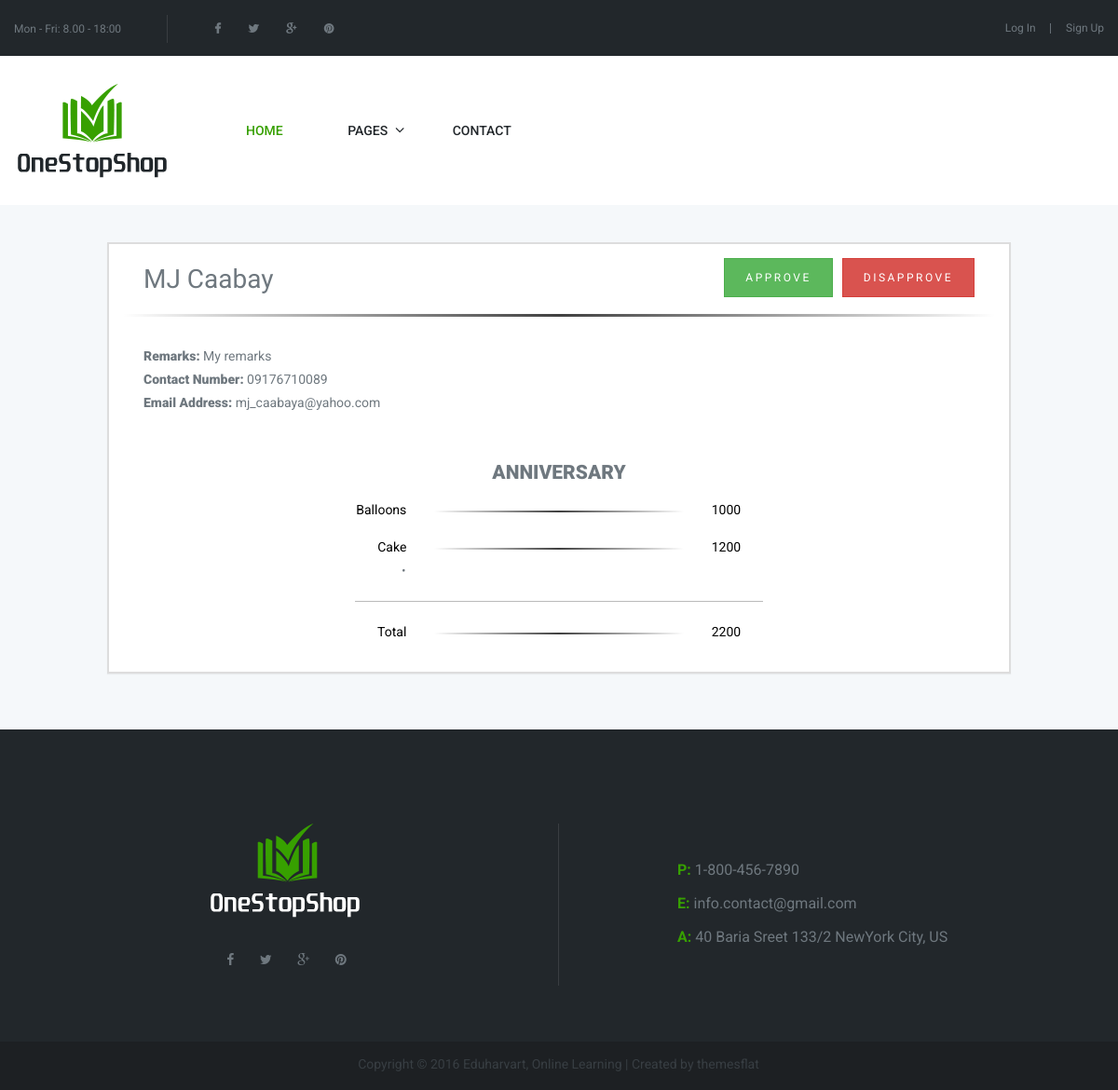
The app's page /org-view.php?id=13 with its own data.
### tables this page shows
CREATE TABLE `bookings` (
  `id` bigint(20) NOT NULL,
  `date_from` date DEFAULT NULL,
  `date_to` date DEFAULT NULL,
  `client_event_id` bigint(20) NOT NULL,
  `customer_id` bigint(20) DEFAULT '0',
  `remarks` text,
  `created_at` datetime NOT NULL DEFAULT CURRENT_TIMESTAMP,
  `updated_at` datetime NOT NULL DEFAULT CURRENT_TIMESTAMP,
  `status_id` int(11) NOT NULL,
  `total_amount` double DEFAULT '0',
  `approval_type_id` int(11) NOT NULL
);

CREATE TABLE `client_infos` (
  `id` bigint(20) NOT NULL,
  `first_name` varchar(255) DEFAULT NULL,
  `middle_name` varchar(255) DEFAULT NULL,
  `last_name` varchar(255) DEFAULT NULL,
  `email_address` varchar(255) DEFAULT NULL,
  `mobile_number` varchar(255) DEFAULT NULL,
  `client_id` bigint(20) NOT NULL,
  `created_at` datetime NOT NULL DEFAULT CURRENT_TIMESTAMP,
  `updated_at` datetime NOT NULL DEFAULT CURRENT_TIMESTAMP
);

CREATE TABLE `event_types` (
  `id` bigint(20) NOT NULL,
  `type` varchar(255) DEFAULT NULL,
  `created_at` datetime NOT NULL DEFAULT CURRENT_TIMESTAMP,
  `updated_at` datetime NOT NULL DEFAULT CURRENT_TIMESTAMP
);

CREATE TABLE `booking_summaries` (
  `id` bigint(20) NOT NULL,
  `booking_id` bigint(20) DEFAULT '0',
  `client_event_package_id` bigint(20) DEFAULT '0',
  `client_supplier_id` bigint(20) DEFAULT '0',
  `created_at` datetime NOT NULL DEFAULT CURRENT_TIMESTAMP,
  `updated_at` datetime NOT NULL DEFAULT CURRENT_TIMESTAMP
);

CREATE TABLE `client_event_packages` (
  `id` bigint(20) NOT NULL,
  `name` text,
  `client_event_id` bigint(20) NOT NULL,
  `amount` double NOT NULL DEFAULT '0',
  `created_at` datetime NOT NULL DEFAULT CURRENT_TIMESTAMP,
  `updated_at` datetime NOT NULL DEFAULT CURRENT_TIMESTAMP
);

### org-view.php (the view, shortened to what this page needs)
<?php
    include "include/configuration.php";
    $bid = $_GET['id'];
    $selBooking = "select * from bookings inner join (clients inner join client_infos on client_infos.client_id = clients.id) on clients.id = bookings.customer_id inner join (client_events inner join event_types on event_types.id = client_events.event_type_id) on client_events.id = bookings.client_event_id where bookings.id = " . $bid;
    $rsBooking = mysqli_query($mysqli, $selBooking);
    $rowBooking = mysqli_fetch_assoc($rsBooking);
?>
<!DOCTYPE html>
<html xmlns="http://www.w3.org/1999/xhtml" xml:lang="en-US" lang="en-US">
<head>
    <?php include('_head.php') ?>
</head>
<body>
    <div class="boxed position_form">
    <?php include("_header.php"); ?>
        <section class="flat-row bg-theme custom pt-40 pb-40 wrap-price-post">
            <div class="container">
                <div class="row">
                    <div class="col-md-10 col-md-offset-1 col-sm-12">
                        <div class="panel panel-default card-view">
                            <div class="panel-wrapper collapse in">
                                <div class="panel-body">
                                    <form>
                                        <div class="form-group" style="padding-right: 22px">
                                            <label style="padding: 10px 22px; font-size: 2em" class="pull-left"><?php echo ucfirst($rowBooking['first_name']) . ' ' . ucfirst($rowBooking['last_name']) ?></label>
                                            <button id="btn-disapprove" type="button" class="btn btn-sm btn-danger pull-right">Disapprove</button>
                                            <button id="btn-approve" type="button" class="btn btn-sm btn-success pull-right mr-10">Approve</button>
                                        </div>
                                        <hr class="style-two mt-10" />
                                        <div class="form-group mb-50" style="padding: 0 22px">
                                            <p><strong>Remarks:</strong>&nbsp;<?php echo $rowBooking['remarks']; ?></p>
                                            <p><strong>Contact Number:</strong>&nbsp;<?php echo $rowBooking['mobile_number']; ?></p>
                                            <p><strong>Email Address:</strong>&nbsp;<?php echo $rowBooking['email_address']; ?></p>
                                        </div>
                                        <div class="form-group" style="text-align: center; font-size: 1.5em;" style="padding: 0 22px"><strong><?php echo strtoupper($rowBooking['type']) ?></strong></div>
                                        <?php
                                            $selSum = "select *, client_event_packages.name as pkg, client_companies.name as comp_name from booking_summaries inner join client_event_packages on client_event_packages.id = booking_summaries.client_event_package_id left join (clients inner join client_companies on client_companies.client_id = clients.id) on clients.id = booking_summaries.client_supplier_id where booking_summaries.booking_id = " . $bid;
                                            $rsSum = mysqli_query($mysqli, $selSum);
                                            while ($sum = mysqli_fetch_assoc($rsSum)) :
                                        ?>
                                            <div class="form-group <?php echo $sum['client_supplier_id'] > 0 ? 'mb-0' : '' ?>" style="padding: 0 22px">
                                                <div class="col-md-4" style="text-align: right">
                                                    <label style="color: #000"><?php echo $sum['pkg']; ?></label>
                                                </div>
                                                <div class="col-md-4">
                                                    <hr class="style-one" style="margin-top: 13px;" />
                                                </div>
                                                <div class="col-md-4">
                                                    <label style="color: #000"><?php echo $sum['amount']; ?></label>
                                                </div>
                                            </div>
                                            <?php if($sum['client_supplier_id'] > 0): ?>
                                                <div class="col-md-6 col-md-offset-3">
                                                    <label class="ml-50" style="font-size: 13px; font-style: italic;">&bull;&nbsp;<?php echo $sum['comp_name'] ?></label>
                                                </div>
                                            <?php endif; ?>
                                        <?php endwhile; ?>
                                        <div class="col-md-6 col-md-offset-3">
                                            <hr style="border-top-color: #bbb" />
                                        </div>
                                        <div class="form-group" style="padding: 0 22px">
                                            <div class="col-md-4" style="text-align: right">
                                                <label style="color: #000">Total</label>
                                            </div>
                                            <div class="col-md-4">
                                                <hr class="style-one" style="margin-top: 13px;" />
                                            </div>
                                            <div class="col-md-4">
                                                <label style="color: #000"><?php echo $rowBooking['total_amount']; ?></label>
                                            </div>
                                        </div>
                                    </form>
                                </div>
                            </div>
                        </div>
                    </div>
                </div>
            </div>
        </section>
        <?php include("_footer.php"); ?>
    </div>
</body>
</html>

### stylesheets/style.css (style rules this page uses)
html { overflow-y: scroll; -webkit-text-size-adjust: 100%; -ms-text-size-adjust: 100%; }
body { line-height: 1; -webkit-font-smoothing: antialiased; -webkit-text-size-adjust: 100%; -ms-text-size-adjust: 100%; }
a, abbr, acronym, address, applet, article, aside, audio, b, big, blockquote, body, caption, canvas, center, cite, code, dd, del, details, dfn, dialog, div, dl, dt, em, embed, fieldset, figcaption, figure, form, footer, header, hgroup, h1, h2, h3, h4, h5, h6, html, i, iframe, img, ins, kbd, label, legend, li, mark, menu, nav,object, ol, output, p, pre, q, ruby, s, samp, section, small, span, strike, strong, sub, summary, sup, tt, table, tbody, textarea, tfoot, thead, time, tr, th, td, u, ul, var, video { font-family: inherit; font-size: 100%; font-weight: inherit; font-style: inherit; vertical-align: baseline; margin: 0; padding: 0; border: 0; outline: 0; background: transparent; }
article, aside, details, figcaption, figure, footer, header, hgroup, menu, nav, section { display: block; }
button, input, select, textarea { font-size: 100%; margin: 0; max-width: 100%; vertical-align: baseline; -webkit-box-sizing: border-box; -moz-box-sizing: border-box; box-sizing: border-box; }
button, input { line-height: normal; }
button, input[type="button"], input[type="reset"], input[type="submit"] { line-height: 1; cursor: pointer; -webkit-appearance: button; border: none; }
*, *:before, *:after { -webkit-box-sizing: border-box; -moz-box-sizing: border-box; box-sizing: border-box; }
body { font: 14px/25px "Roboto", sans-serif; font-weight: 400; background-color: #fff; color: #6f787f; }
b, strong { font-weight: 900; }
button { border: none; }
button, input[type="button"], input[type="reset"], input[type="submit"] { display: inline-block; color: #fff; padding: 0 24px 0 30px; height: 50px; line-height: 45px; font-size: 13px; letter-spacing: 2.5px; text-transform: uppercase; color: #ffffff; background: #ffbf43; border: 2px solid #ffbf43; -webkit-border-radius: 0px; -ms-border-radius: 0px; -o-border-radius: 0px; -moz-border-radius: 0px; border-radius: 0px; font-weight: 700; font-family: "Roboto", sans-serif; position: relative; -webkit-transition: all 0.3s ease-in-out; -moz-transition: all 0.3s ease-in-out; -ms-transition: all 0.3s ease-in-out; -o-transition: all 0.3s ease-in-out; transition: all 0.3s ease-in-out; }
.btn { background-image: none; }
.pt-40 { padding-top: 40px !important; }
.pb-40 { padding-bottom: 40px !important; }
.mt-10 { margin-top: 10px !important; }
.mb-0 { margin-bottom: 0px !important; }
.mb-50 { margin-bottom: 50px !important; }
.ml-50 { margin-left: 50px !important; }
.mr-10 { margin-right: 10px !important; }

### stylesheets/custom.css (style rules this page uses)
.panel-default { border-width: 2px; border-radius: 0; }
.flat-row.custom { padding: 0 }
hr.style-one { border: 0; height: 2px; margin: 5px 0; background-image: -webkit-linear-gradient(left,rgba(0,0,0,0),rgba(0,0,0,0.75),rgba(0,0,0,0)); background-image: -moz-linear-gradient(left,rgba(0,0,0,0),rgba(0,0,0,0.75),rgba(0,0,0,0)); background-image: -ms-linear-gradient(left,rgba(0,0,0,0),rgba(0,0,0,0.75),rgba(0,0,0,0)); background-image: -o-linear-gradient(left,rgba(0,0,0,0),rgba(0,0,0,0.75),rgba(0,0,0,0)); }
hr.style-two { border: 0; height: 3px; margin: 30px 0; background-image: -webkit-linear-gradient(left,rgba(0,0,0,0),rgba(0,0,0,0.75),rgba(0,0,0,0)); background-image: -moz-linear-gradient(left,rgba(0,0,0,0),rgba(0,0,0,0.75),rgba(0,0,0,0)); background-image: -ms-linear-gradient(left,rgba(0,0,0,0),rgba(0,0,0,0.75),rgba(0,0,0,0)); background-image: -o-linear-gradient(left,rgba(0,0,0,0),rgba(0,0,0,0.75),rgba(0,0,0,0)); }

### stylesheets/shortcode.css (style rules this page uses)
.flat-row { position: relative; padding: 92px 0px 100px 0px; background-color: #fff; }
.flat-row.bg-theme { position: relative; background-color: #f5f8fa; }

### org-view.php (style rules this page uses)
.btn-sm { border-radius: 0; height: auto; padding: 11px 22px; }

### records on screen
bookings: client_infos.first_name "MJ", client_infos.last_name "Caabay", remarks "My remarks", client_infos.mobile_number "09176710089", client_infos.email_address "mj_caabaya@yahoo.com", event_types.type "ANNIVERSARY", total_amount "2200"
booking_summaries: client_event_package.name "Balloons", client_event_package.amount "1000"
booking_summaries: client_event_package.name "Cake", client_event_package.amount "1200"
